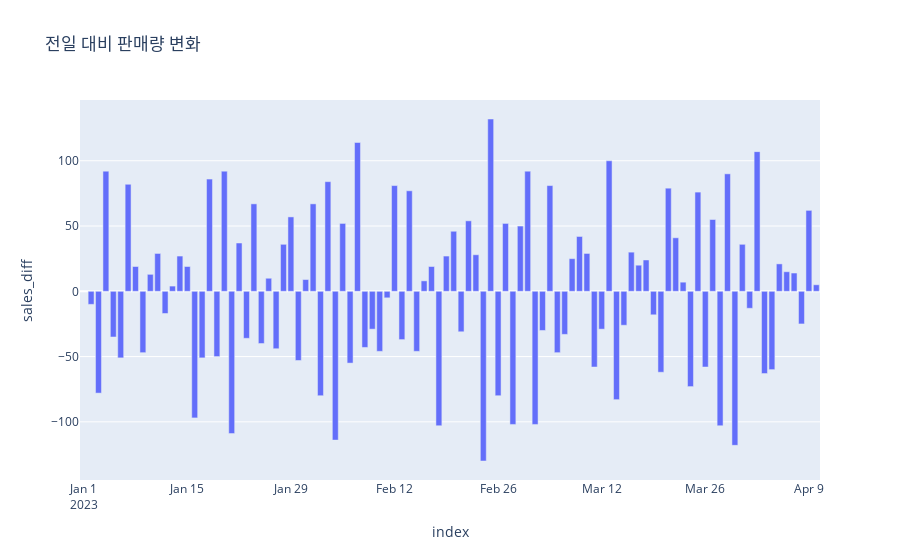

The code cell stored with this chart in its notebook:
### Code cell
# diff() 예제
# 어제 대비 오늘의 판매량 변화 계산
ts_df['sales_diff'] = ts_df['sales'].diff(1)

print(ts_df[['sales', 'yesterday_sales', 'sales_diff']].head())

# 일별 판매량 변화량 시각화
fig = px.bar(ts_df, y='sales_diff', title='전일 대비 판매량 변화')
fig.show()
